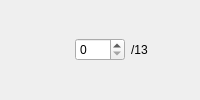
         <widget class="QWidget" name="widget_24" native="true">
          <layout class="QHBoxLayout" name="horizontalLayout_24">
           <property name="leftMargin">
            <number>0</number>
           </property>
           <property name="topMargin">
            <number>0</number>
           </property>
           <property name="rightMargin">
            <number>0</number>
           </property>
           <property name="bottomMargin">
            <number>0</number>
           </property>
           <item>
            <widget class="QLabel" name="label_24">
             <property name="maximumSize">
              <size>
               <width>75</width>
               <height>75</height>
              </size>
             </property>
             <property name="toolTip">
              <string>#825286_#F785C9</string>
             </property>
             <property name="text">
              <string/>
             </property>
             <property name="pixmap">
              <pixmap resource="resource.qrc">:/pairs/pairs/#825286_#F785C9.png</pixmap>
             </property>
             <property name="scaledContents">
              <bool>true</bool>
             </property>
            </widget>
           </item>
           <item>
            <widget class="QSpinBox" name="spinBox_24">
             <property name="maximumSize">
              <size>
               <width>50</width>
               <height>16777215</height>
              </size>
             </property>
             <property name="minimum">
              <number>0</number>
             </property>
             <property name="maximum">
              <number>13</number>
             </property>
            </widget>
           </item>
           <item>
            <widget class="QLabel" name="label_24_2">
             <property name="text">
              <string>/13</string>
             </property>
            </widget>
           </item>
          </layout>
         </widget>
